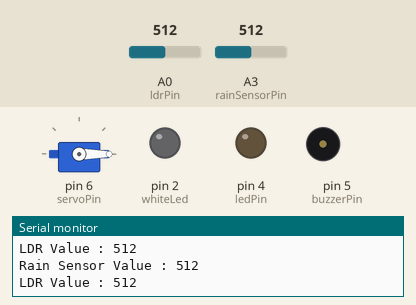
The sketch below on a simulated Arduino Uno, built with avr-gcc and run on an emulated ATmega328P. Shown: servo, output pins drawn as LEDs (lit = HIGH), buzzer (waves = sounding, pin HIGH), the last lines printed to the serial monitor. The test bench sets the inputs (shaded band); at power-on: A3 (rainSensorPin) = 512, A0 (ldrPin) = 512.

Above: at 1.2 s.
1.3 s: A3 (rainSensorPin) set to 409
2.8 s: A3 (rainSensorPin) set to 381
At 3.8 s:
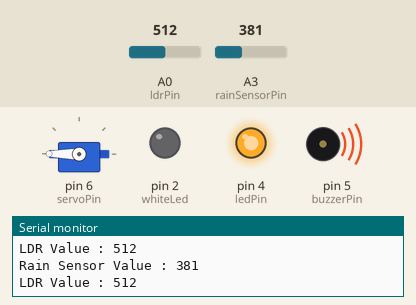
4.3 s: A0 (ldrPin) set to 213
7.3 s: A0 (ldrPin) set to 190
At 8.6 s:
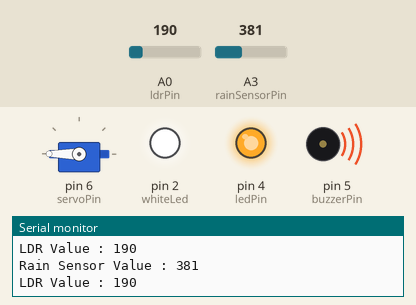
8.9 s: A3 (rainSensorPin) set to 410
At 9.2 s:
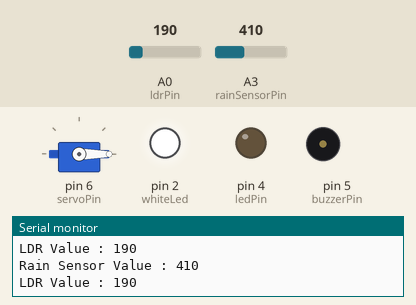
10.4 s: A3 (rainSensorPin) set to 390
At 11.1 s:
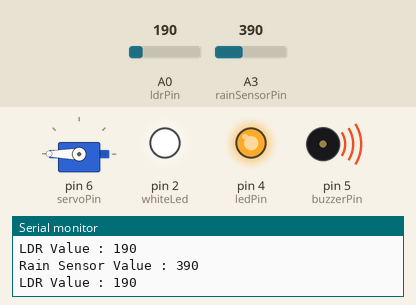
Timing chart, 0 to 13.0 s (numbered marks = the images above; inputs shaded):
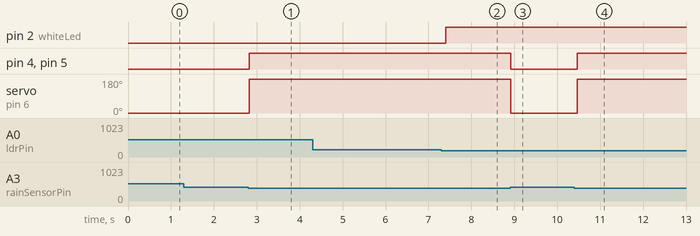

Measured:
- the behaviour switches between 400 and 399 on A3 (rainSensorPin) (found by bisection; images 0 and 1)
- the behaviour switches between 201 and 200 on A0 (ldrPin) (found by bisection; images 1 and 2)
- after the input at 2.8 s, pin 4 (ledPin), pin 5 (buzzerPin): LOW → HIGH at once; servo on pin 6 (servoPin): 0° → 180° at once
- after the input at 7.3 s, pin 2 (whiteLed): LOW → HIGH after 0.10 s
- after the input at 8.9 s, pin 4 (ledPin), pin 5 (buzzerPin): HIGH → LOW at once; servo on pin 6 (servoPin): 180° → 0° at once
- after the input at 10.4 s, pin 4 (ledPin), pin 5 (buzzerPin): LOW → HIGH after 0.06 s; servo on pin 6 (servoPin): 0° → 180° after 0.06 s

The sketch:

Smart_Rain_Shedding_System.ino
```cpp
#include <Servo.h>  // Servo library inclusion

const int rainSensorPin = A3;  // Rain sensor connected to A3
const int ledPin = 4;          // LED connected to pin 4
const int buzzerPin = 5;       // Buzzer connected to pin 5
const int servoPin = 6;        // Servo connected to pin 6
int ldrPin = A0;               // LDR connected to analog pin A0
int whiteLed = 2;              // LED for day/night indication
Servo myServo;                 // Create a servo object
bool rainDetected = false;     // To track rain state

void setup() {
  Serial.begin(9600);          // Enable serial monitor
  pinMode(ledPin, OUTPUT);     // Define LED pin
  pinMode(buzzerPin, OUTPUT);  // Define buzzer pin
  pinMode(whiteLed, OUTPUT);   // Define white LED pin
  myServo.attach(servoPin);    // Attach the servo to its pin
  myServo.write(0);            // Set initial position of the servo (0 degrees)
}

void loop() {
  int value = analogRead(rainSensorPin);  // Read value from rain sensor
  Serial.print("Rain Sensor Value : ");
  Serial.println(value);

  int ldrValue = analogRead(ldrPin);      // Read value from LDR
  Serial.print("LDR Value : ");
  Serial.println(ldrValue);

  // Day/Night LED control using LDR
  if (ldrValue > 200) {
    digitalWrite(whiteLed, LOW);  // Daytime - turn off LED
  } else {
    digitalWrite(whiteLed, HIGH); // Nighttime - turn on LED
  }

  // Rain detection
  if (value < 400) {                  // Change condition to < 400 for sound on light rain
    if (!rainDetected) {              // If rain was not previously detected
      digitalWrite(ledPin, HIGH);     // Turn on LED
      digitalWrite(buzzerPin, HIGH);  // Turn on buzzer
      myServo.write(180);             // Move servo to 180 degrees to move the cloth
      Serial.println("Rain detected! LED on, Buzzer on, Servo moved to 180 degrees");
      rainDetected = true;            // Set rain detected flag
    }
  } else {
    if (rainDetected) {               // If rain was previously detected
      digitalWrite(ledPin, LOW);      // Turn off LED
      digitalWrite(buzzerPin, LOW);   // Turn off buzzer
      myServo.write(0);               // Move servo back to 0 degrees
      Serial.println("Rain stopped! LED off, Buzzer off, Servo moved to 0 degrees");
      rainDetected = false;           // Reset rain detected flag
    }
  }

  delay(100);  // Small delay for stability
}
```
